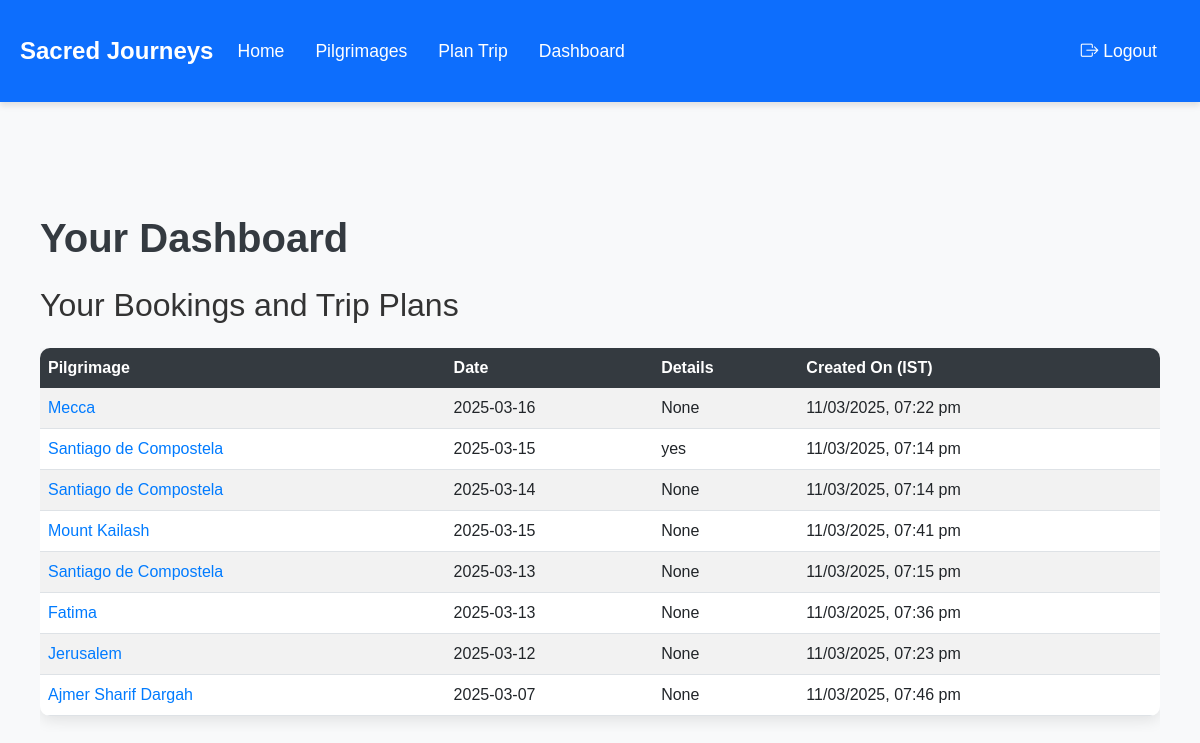
The app's page /dashboard (signed in) with its own data.
### models.py (models this page shows)
class Booking(db.Model):
    id = db.Column(db.Integer, primary_key=True)
    user_id = db.Column(db.Integer, db.ForeignKey('user.id'), nullable=False)
    pilgrimage_id = db.Column(db.Integer, db.ForeignKey('pilgrimage.id'), nullable=False)
    travel_date = db.Column(db.Date, nullable=False)
    special_requirements = db.Column(db.Text)
    created_at = db.Column(db.DateTime, default=datetime.utcnow)

class Pilgrimage(db.Model):
    id = db.Column(db.Integer, primary_key=True)
    name = db.Column(db.String(100), nullable=False)
    location = db.Column(db.String(100), nullable=False)
    description = db.Column(db.Text, nullable=False)
    duration = db.Column(db.String(50))
    best_time = db.Column(db.String(100))
    image_url = db.Column(db.String(200))
    bookings = db.relationship('Booking', backref='pilgrimage', lazy='dynamic')
    trip_plans = db.relationship('TripPlan', backref='pilgrimage', lazy='dynamic')

class TripPlan(db.Model):
    id = db.Column(db.Integer, primary_key=True)
    user_id = db.Column(db.Integer, db.ForeignKey('user.id'), nullable=False)
    pilgrimage_id = db.Column(db.Integer, db.ForeignKey('pilgrimage.id'), nullable=False)
    start_date = db.Column(db.Date, nullable=False)
    end_date = db.Column(db.Date, nullable=False)
    num_travelers = db.Column(db.Integer, nullable=False)
    accommodation_type = db.Column(db.String(20), nullable=False)
    transportation = db.Column(db.String(20), nullable=False)
    additional_notes = db.Column(db.Text)
    created_at = db.Column(db.DateTime, default=datetime.utcnow)

### routes.py (the view)
@main.route('/dashboard')
@login_required
def dashboard():
    user_bookings = current_user.bookings.order_by(Booking.travel_date.desc()).all()
    user_trip_plans = TripPlan.query.filter_by(user_id=current_user.id).order_by(TripPlan.start_date.desc()).all()
    return render_template('dashboard.html', bookings=user_bookings, trip_plans=user_trip_plans)

### app.py (called while the page is built)
def create_app(config_class=Config):
    app = Flask(__name__)
    app.config.from_object(config_class)
    db.init_app(app)
    migrate.init_app(app, db)
    login_manager.init_app(app)
    login_manager.login_view = 'auth.login'
    @app.route('/static/<path:filename>')
    def static_files(filename):
        return send_from_directory('static', filename)
    with app.app_context():
        db.create_all()
        @login_manager.user_loader
        def load_user(user_id):
            return User.query.get(int(user_id))
        app.register_blueprint(main)
        app.register_blueprint(auth)
    return app

### templates/dashboard.html (shortened to what this page needs)
{% extends "base.html" %}
{% block content %}
<div class="container my-5">
    <h1 class="display-4 mb-4">Your Dashboard</h1>
    <h2 class="mb-4">Your Bookings and Trip Plans</h2>
    {% if bookings or trip_plans %}
    <div class="table-responsive">
        <table class="table table-striped table-hover">
            <thead class="thead-dark">
                <tr>
                    <th scope="col">Pilgrimage</th>
                    <th scope="col">Date</th>
                    <th scope="col">Details</th>
                    <th scope="col">Created On (IST)</th>
                </tr>
            </thead>
            <tbody>
                {% for booking in bookings %}
                <tr>
                    <td><a href="{{ url_for('main.pilgrimage', id=booking.pilgrimage.id) }}" class="text-decoration-none">{{ booking.pilgrimage.name }}</a></td>
                    <td>{{ booking.travel_date.strftime('%Y-%m-%d') }}</td>
                    <td>{{ booking.special_requirements or 'None' }}</td>
                    <td class="booking-time">{{ booking.created_at.strftime('%Y-%m-%d %H:%M') }}</td>
                </tr>
                {% endfor %}
                {% for trip_plan in trip_plans %}
                <tr>
                    <td><a href="{{ url_for('main.pilgrimage', id=trip_plan.pilgrimage.id) }}" class="text-decoration-none">{{ trip_plan.pilgrimage.name }}</a></td>
                    <td>{{ trip_plan.start_date.strftime('%Y-%m-%d') }}</td>
                    <td>{{ trip_plan.additional_notes or 'None' }}</td>
                    <td class="booking-time">{{ trip_plan.created_at.strftime('%Y-%m-%d %H:%M') }}</td>
                </tr>
                {% endfor %}
            </tbody>
        </table>
    </div>
    {% else %}
    <div class="alert alert-info" role="alert">
        You haven't made any bookings or trip plans yet. <a href="{{ url_for('main.pilgrimages') }}" class="alert-link">Explore pilgrimages</a> to get started!
    </div>
    {% endif %}
</div>
{% endblock %}

### templates/base.html (shortened to what this page needs)
<!DOCTYPE html>
<html lang="en">
<head>
    <link href="https://cdn.jsdelivr.net/npm/bootstrap@5.3.0/dist/css/bootstrap.min.css" rel="stylesheet">
    <link rel="stylesheet" href="https://cdn.jsdelivr.net/npm/bootstrap-icons@1.11.1/font/bootstrap-icons.css">
    <link rel="stylesheet" href="{{ url_for('static', filename='css/style.css') }}">
</head>
<body>
    <nav class="navbar navbar-expand-lg navbar-dark bg-primary">
        <div class="container">
            <a class="navbar-brand" href="{{ url_for('main.index') }}">Sacred Journeys</a>
            <div class="collapse navbar-collapse" id="navbarNav">
                <ul class="navbar-nav me-auto">
                    <li class="nav-item">
                        <a class="nav-link" href="{{ url_for('main.index') }}">Home</a>
                    </li>
                    <li class="nav-item">
                        <a class="nav-link" href="{{ url_for('main.pilgrimages') }}">Pilgrimages</a>
                    </li>
                    <li class="nav-item">
                        <a class="nav-link" href="{{ url_for('main.plan_trip') }}">Plan Trip</a>
                    </li>
                    {% if current_user.is_authenticated %}
                    <li class="nav-item">
                        <a class="nav-link" href="{{ url_for('main.dashboard') }}">Dashboard</a>
                    </li>
                    {% endif %}
                </ul>
                <ul class="navbar-nav">
                    {% if current_user.is_anonymous %}
                    <li class="nav-item">
                        <a class="nav-link" href="{{ url_for('auth.login') }}">Login</a>
                    </li>
                    <li class="nav-item">
                        <a class="nav-link" href="{{ url_for('auth.register') }}">Register</a>
                    </li>
                    {% else %}
                    <li class="nav-item">
                        <a class="nav-link" href="{{ url_for('auth.logout') }}">
                            <i class="bi bi-box-arrow-right"></i> Logout
                        </a>
                    </li>
                    {% endif %}
                </ul>
            </div>
        </div>
    </nav>
    <div class="container mt-4">
        {% block content %}{% endblock %}
    </div>
</body>
</html>

### static/css/style.css (style rules this page uses)
body { font-family: 'Arial', sans-serif; background-color: #f8f9fa; color: #333; }
.display-4 { font-size: 2.5rem; font-weight: bold; color: #343a40; }
.navbar { box-shadow: 0 4px 6px rgba(0, 0, 0, 0.1); }
.navbar-brand { font-size: 1.5rem; font-weight: bold; color: #ffffff !important; }
.navbar-nav .nav-link { font-size: 1.1rem; color: #ffffff !important; margin-right: 15px; }
.container { max-width: 1200px; margin: 0 auto; padding: 20px; }
.table-responsive { margin-top: 20px; }
.table { border-radius: 10px; overflow: hidden; box-shadow: 0 4px 15px rgba(0, 0, 0, 0.1); }
.table thead th { background-color: #343a40; color: #fff; border: none; }
.table tbody tr { transition: background-color 0.3s ease; }
.table tbody td { vertical-align: middle; }
a { color: #007bff; text-decoration: none; transition: color 0.3s ease; }
body { background-size: cover; background-position: center; background-attachment: fixed; }

### records on screen
Booking: pilgrimage.name "Mecca", travel_date "2025-03-16", special_requirements "None"
Booking: pilgrimage.name "Santiago de Compostela", travel_date "2025-03-15", special_requirements "yes"
Booking: pilgrimage.name "Santiago de Compostela", travel_date "2025-03-14", special_requirements "None"
TripPlan: pilgrimage.name "Mount Kailash", start_date "2025-03-15", additional_notes "None"
TripPlan: pilgrimage.name "Santiago de Compostela", start_date "2025-03-13", additional_notes "None"
TripPlan: pilgrimage.name "Fatima", start_date "2025-03-13", additional_notes "None"
TripPlan: pilgrimage.name "Jerusalem", start_date "2025-03-12", additional_notes "None"
TripPlan: pilgrimage.name "Ajmer Sharif Dargah", start_date "2025-03-07", additional_notes "None"
